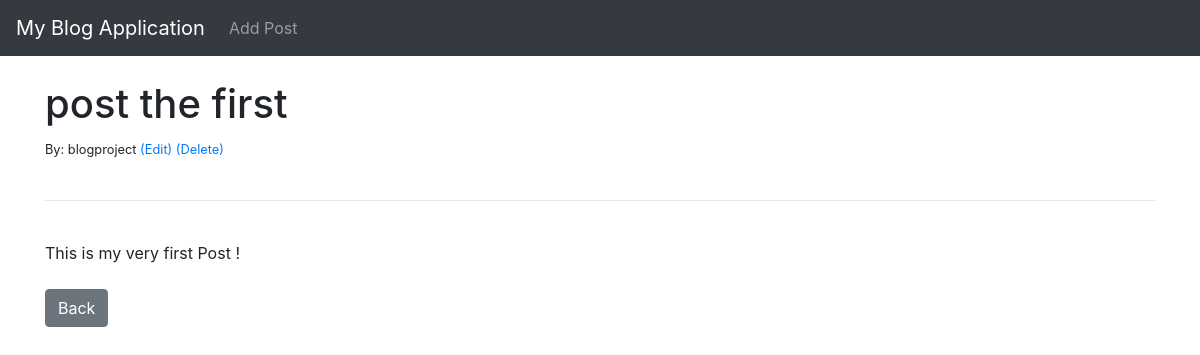
The app's page /article/1 with its own data.
### blogsapp/models.py (models this page shows, shortened)
class Post(models.Model):
    title=models.CharField(max_length=200)
    title_tag=models.CharField(max_length=255,default="Blog Application")
    author=models.ForeignKey(User,on_delete=models.CASCADE)
    body=models.TextField()

### blogsapp/views.py (the view)
# urls.py: path('article/<int:pk>',ArticleDetailView.as_view(),name='article-detail'),
class ArticleDetailView(DetailView):
    model = Post
    template_name = 'article_detail.html'

### blogsapp/templates/article_detail.html (shortened to what this page needs)
{% extends 'base.html' %}
{% block content %}
<h1>{{ post.title }}</h1>
<small>By: {{ post.author }}
    <a href="{% url 'update_post' post.pk %}">(Edit)</a>
    <a href="{% url 'delete_post' post.pk %}">(Delete)</a>
    <br/>
        </small><br/>
<hr>
<br/>
{{ post.body }}
<br/><br/>
<a href="{% url 'home' %}" class="btn btn-secondary">Back</a>
{% endblock %}

### records on screen
Post: title "post the first", author "blogproject", body "This is my very first Post !"
